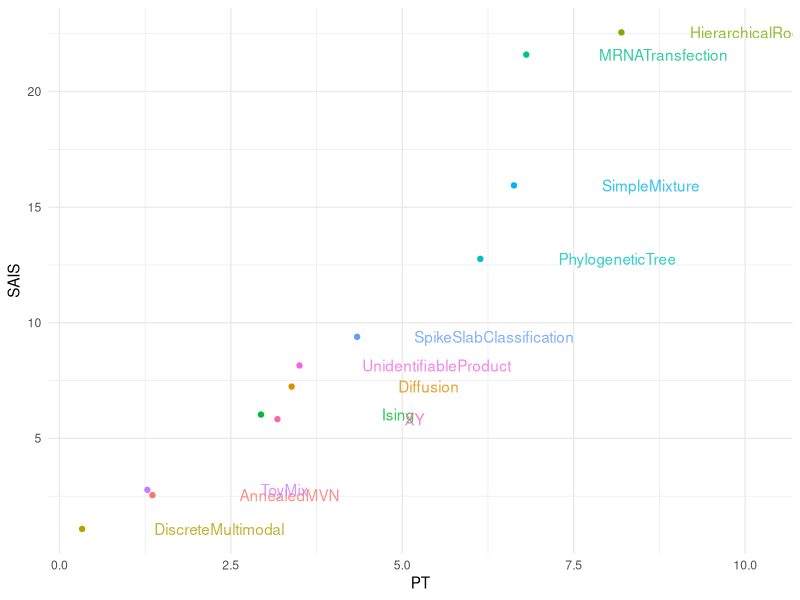
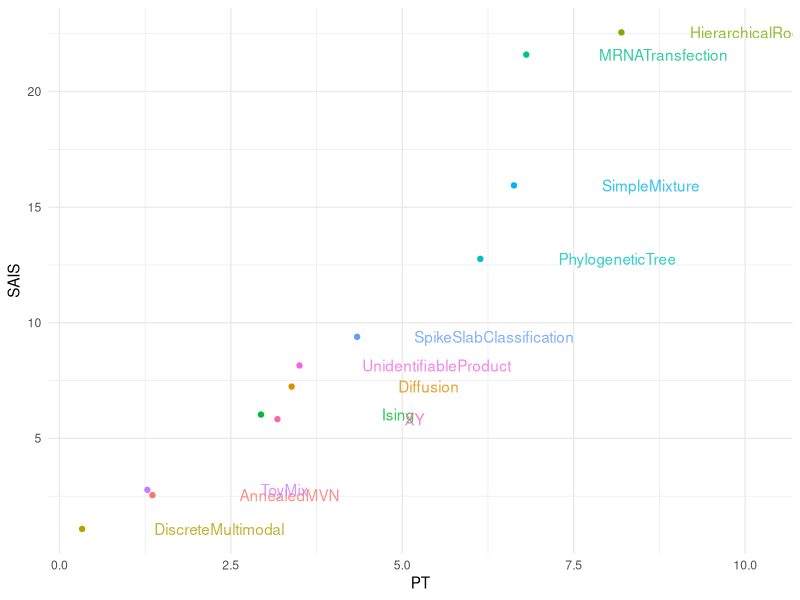

Write the R code that produced these figures, in order.
require("ggplot2")
require("dplyr")
require("stringr")
require("tidyverse")


df = read.csv("aggregated/globalLambda.csv") %>%
    mutate(model = str_replace(model, "[$]Builder", "")) %>% 
    mutate(model = str_replace(model, ".*[.]", "")) %>% 
    filter(round == 14) %>%
    select(method, value, model) %>%
    filter(method == "SAIS" | method == "PT-10") %>%
    mutate(method = str_replace(method, "PT.*", "PT")) %>% 
    spread(method, value)
df %>% ggplot(aes(x = PT, y = SAIS, color = model, label = model)) +
      guides(color="none") +
      geom_point() + 
      geom_text(label = df$model, nudge_x = 2, alpha = 0.8) +
      theme_minimal()

ggsave("compare-global-lambdas.pdf", width = 5, height = 5, limitsize = FALSE)
